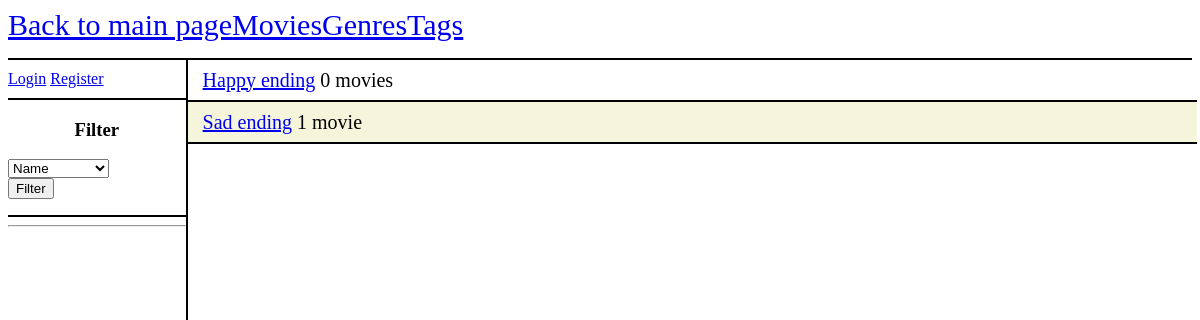
Page /movies/tag/ on the committed database.
### movies/models.py (models this page shows, shortened)
class Tag(models.Model):
    name = models.CharField(max_length=100)
    description = models.TextField(max_length=500)

### movies/views.py (the view)
# urls.py: path("tag/", views.tag, name="tag"),
def tag(request):
    context = {}
    q_tag = request.GET.get('type') or ''
    if q_tag in ('Name', ''):
        tags = Tag.objects.all().order_by('name')
    elif q_tag == 'Movies count':
        tags = Tag.objects.all().annotate(movies=Count('movie')).order_by('movies')
    movie_count = []
    for tag in tags:
        if request.user.is_staff:
            movies = tag.movie_set.all().count()
        else:
            movies = tag.movie_set.filter(public = True).count()
        movie_count.append(movies)
    context['tags'] = tags
    context['movie_count'] = movie_count
    context['q_tag'] = q_tag
    return render(request, "movies/tag.html", context)

### movies/templatetags/movies_extras.py (called while the page is built)
@register.filter(name='zip')
def zip_lists(a, b):
    return zip(a, b)

### movies/templates/movies/tag.html (shortened to what this page needs)
{% extends 'movies/template.html' %}
{% load movies_extras %}
{% block left_panel %}
    <div class = "search-bar">
        <h3>Filter</h3>
        <form method="GET", action="">
            <select name="type">
                {% if q_tag == 'Movies count' %}
                    <option>Name</option>
                    <option selected="selected">Movies count</option>
                {% else %}
                    <option selected="selected">Name</option>
                {% endif %}
            </select>
            <br/>
            <input type="submit", value="Filter">
        </form>
    </div>
    <hr/>
{% endblock left_panel %}
{% block content %}
    <div class = "right-panel">
        {% if tags %}
            {% for tag, count in tags|zip:movie_count %}
                <div class = "tag">
                    <a href="{% url 'tag_detail' tag.id %}">{{ tag.name }}</a> &nbsp{{count}} {% if count == 1 %} movie {% else %} movies {% endif %}
                </div>
            {% endfor %}
        {% else %}
            <div class = "tag">
            No tag is available.
            </div>
        {% endif %}
    </div>
{% endblock content %}

### movies/static/styles/main.css (style rules this page uses)
body { background-color: white; }
.right-panel { float:left; width: 84%; height:90%; font-size: 20px; }
.left-panel > .search-bar { border-bottom: 2px solid black; }
.left-panel > .search-bar > h3 { text-align: center; }
.movie, .genre, .tag, .comment { font-size: 20px; min-height:40px; width:100%; border-bottom: 2px solid black; display: flex; align-items: center; padding-left: 15px; }
.movie:nth-child(2n), .genre:nth-child(2n), .tag:nth-child(2n), .comment:nth-child(2n) { background-color: #F5F5DC; }

### rows in the picture
Tag: name "Happy ending", count "0", shows "movies"
Tag: name "Sad ending", count "1", shows "movie"
